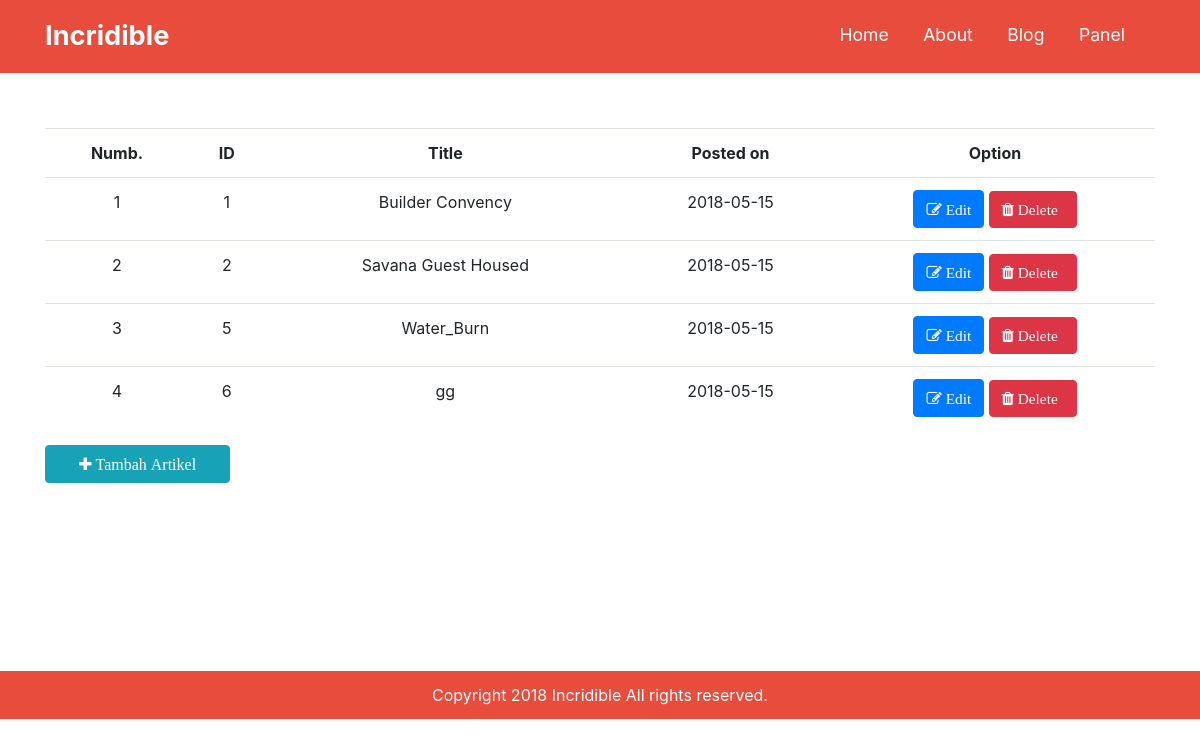
/index.php/panel, run on the app's committed database.
### tables this page shows
CREATE TABLE `artikel` (
  `id` int(5) NOT NULL,
  `judul` varchar(30) NOT NULL,
  `kategori` varchar(20) NOT NULL,
  `isi` varchar(1000) NOT NULL,
  `tanggal` date NOT NULL,
  `creator` varchar(50) NOT NULL,
  `gambar` varchar(200) NOT NULL
);

### application/controllers/Panel.php (called while the page is built, shortened)
<?php
class Panel extends CI_Controller {
	public function __construct()
	{
		$this->load->model('data_crud');
		$this->load->library('form_validation');
	}
	public function index()
	{
		$data['artikel'] = $this->data_crud->tampil_data()->result();
		$this->load->view('header');
		$this->load->view('panel',$data);
		$this->load->view('footer');
	}
}

### index.php (called while the page is built, shortened)
<?php
require_once BASEPATH.'core/CodeIgniter.php';

### application/models/data_crud.php (called while the page is built, shortened)
<?php
class Data_crud extends CI_Model {
	function tampil_data(){
		return $this->db->get('artikel');
	}
}

### application/views/panel.php (the view)
<body>
	<div class="container">
		<div class="row">
			<div class="col-lg-12">
				   <table class="table table-hover tabTop" >
      <tr align="center">
        <th class="col-md-0">Numb.</th>
        <th class="col-md-0">ID</th>
        <th class="col-md-0">Title</th>
        <th class="col-md-0">Posted on</th>
        <th class="col-md-0">Option</th>
      </tr>
      <?php
        $no=1;
        foreach($artikel as $b){
      ?>
        <tr align="center">
          <td><?php echo $no++ ?></td>
          <td><?php echo $b->id; ?></td>
          <td><?php echo $b->judul; ?></td>
          <td><?php echo $b->tanggal; ?></td>
          <td>
            <a href="Panel/edit/<?php echo $b->id; ?>"  class="btn btn-primary">
              <span class="fa fa-edit abof">  Edit</span>
            </a>
            <a href="<?php echo base_url()."Panel/hapus/".$b->id ?> " onClick="return confirm('Delete this articel?')"  class="btn btn-danger abof">
              <span class="fa fa-trash">  Delete</span>
            </a>
          </td>
        </tr>
        <?php
      }
      ?>
    </table>
			</div>
		</div>
	</div>
	<div class="container">
		<div class="row">
			<div class="col-lg-12">
				<a style=" margin-bottom:20px" href="Panel/tambah" class="btn btn-info col-md-2 test"><span class="fa fa-plus"> Tambah Artikel</span></a>
			</div>
		</div>
	</div>
</body>

### application/views/header.php (shortened to what this page needs)
<!DOCTYPE html>
<html>
<head>
	<link href="<?php echo base_url('assets/vendor/bootstrap/css/bootstrap.min.css'); ?>" rel="stylesheet">
	<link href="<?php echo base_url('assets/vendor/font-awesome/css/font-awesome.min.css'); ?>" rel="stylesheet" type="text/css">
	<link href="<?php echo base_url('assets/style.css'); ?>" rel="stylesheet" type="text/css">
</head>
<header>
	<div class="container">
		<div class="row">
			<div class="col-lg-6">
				<p class="inc"><b>Incridible</b></p>
			</div>
			<div class="col-lg-6">
				<ul class="ul">
					<li> <a class="bbof" href="<?php echo base_url().'Home' ?>">Home</a></li>
					<li> <a class="bbof" href="<?php echo base_url().'About' ?>">About</a></li>
					<li> <a class="bbof" href="<?php echo base_url().'Blog' ?>">Blog</a></li>
					<li> <a class="bbof" href="<?php echo base_url().'Panel' ?>">Panel</a></li>
				</ul>
			</div>
		</div>
	</div>
</header>

### application/views/footer.php
<footer>
	<p class="Copyright topUp" align="center">Copyright 2018 Incridible All rights reserved.</p>
</footer>
</body>
</html>

### assets/style.css (style rules this page uses)
header { background-color: #e74c3c; }
a { text-decoration: none; }
.inc { font-size: 170%; color: white; padding-top: 3%; }
.ul { list-style: none; padding-top: 4%; text-align : right; }
.abof { text-decoration: none; color: white; padding-right: 6%; font-size: 96%; }
.bbof { text-decoration: none; color: white; padding-right: 6%; font-size: 110%; }
li { display: inline; }
footer { background-color: #e74c3c; }
.Copyright { padding-top: 1%; padding-bottom: 1%; color: white; }
.topUp { margin-top: 14%; }
.tabTop { margin-top: 5%; }

### data on the page
artikel: id "1", judul "Builder Convency", tanggal "2018-05-15"
artikel: id "2", judul "Savana Guest Housed", tanggal "2018-05-15"
artikel: id "5", judul "Water_Burn", tanggal "2018-05-15"
artikel: id "6", judul "gg", tanggal "2018-05-15"
